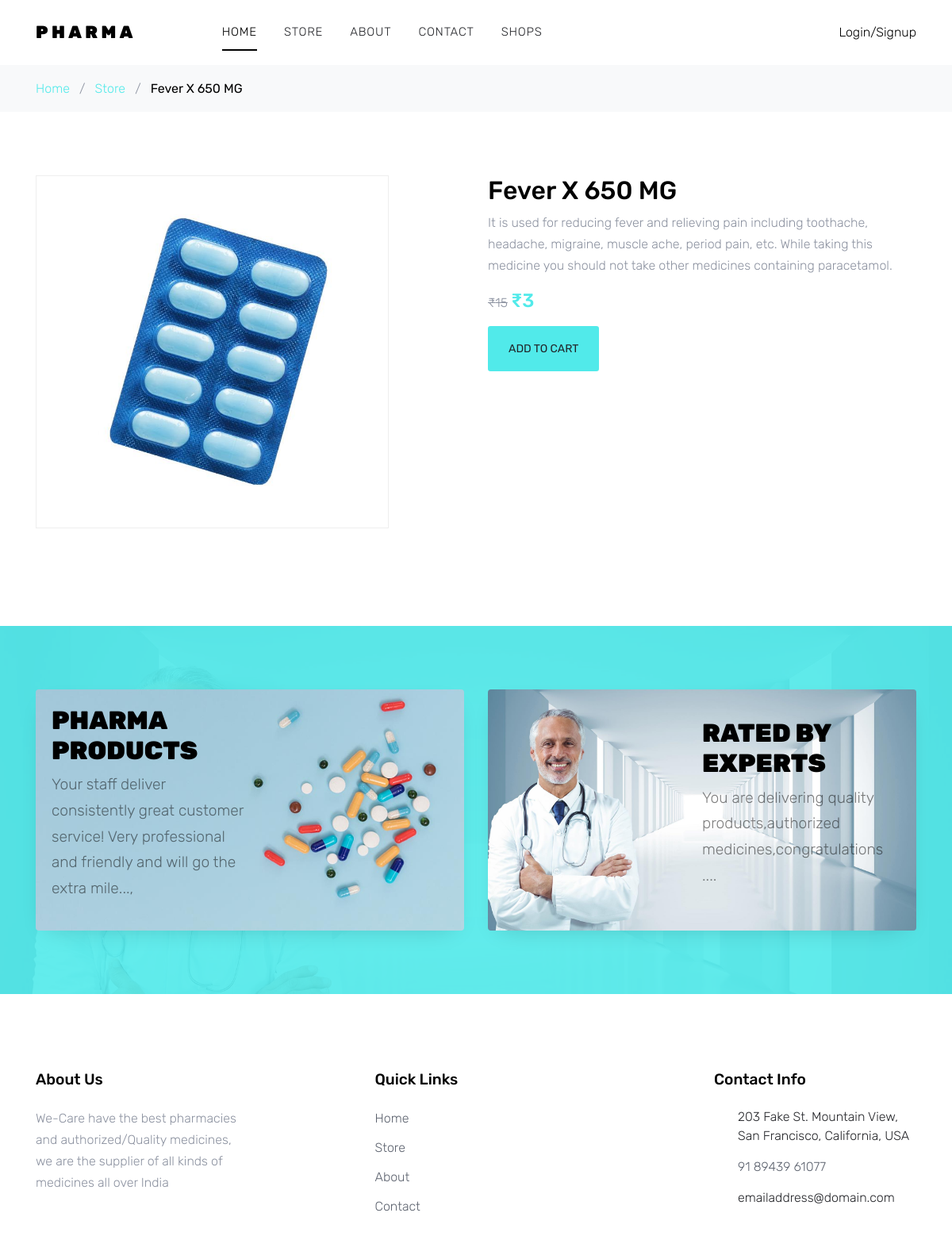
The app's page /single/1 with its own data.
### app1/models.py (models this page shows, shortened)
class products(models.Model):
    categorychoices = (
        ('a','Diabetescare'),
        ('b','Healthcare'),
        ('c','Painrelief'),
        ('d','Ayurveda'),
        ('e','Homeopathy'),
        ('f','Dermacare'),
        ('g','Oralcare'),
        ('h','Babycare'),
        ('i','Vitamins'),
        ('j','Sports'),
        ('k','Family'),
        ('l','Supports'),
    )
    my_shop=models.ForeignKey(shopsignup,on_delete=models.CASCADE,default=None)
    name = models.CharField(max_length=500)
    price = models.IntegerField()
    description = models.CharField(max_length=1000)
    features = models.CharField(max_length=1000)
    discount = models.IntegerField()
    stck=models.IntegerField(default=1)
    category = models.CharField(max_length=100,default='a',choices=categorychoices)
    image = models.ImageField(upload_to='images/product')

### app1/views.py (the view)
# urls.py: path('single/<wal>',views.single,name="single"),
def single(r6,wal):
    if 'id' in r6.session:
        se = r6.session.get('id')
        val = se[0]
        usr = usersignup.objects.get(id = val)
        c = mycart.objects.filter(usr=val).all()
        g=[]
        for i in c:
            g.append(i.products)
        cnt = c.count()
        l=products.objects.filter(id=wal).first()
        return render(r6,'shop-single.html',{'l':l,'cnt':cnt,"usr":usr,'c':c,'g':g})
    else:
        l=products.objects.filter(id=wal).first()
        return render(r6,'shop-single.html',{'l':l})

### template/shop-single.html (shortened to what this page needs)
{% extends 'base.html' %}
{% block content %}
{%load static%}
    <div class="bg-light py-3">
      <div class="container">
        <div class="row">
          <div class="col-md-12 mb-0"><a href="{% url 'index'%}">Home</a> <span class="mx-2 mb-0">/</span> <a
              href="{% url 'shop'%}">Store</a> <span class="mx-2 mb-0">/</span> <strong class="text-black">{{l.name}}</strong></div>
        </div>
      </div>
    </div>
    <div class="site-section">
      <div class="container">
        <div class="row">
          <div class="col-md-5 mr-auto">
            <div class="border text-center">
              <img src="{{l.image.url}}" alt="Image" class="img-fluid p-5">
            </div>
          </div>
          <div class="col-md-6">
            <h2 class="text-black">{{l.name}}</h2>
            <p>{{l.description}}</p>
            <p><del>₹{{l.price}}</del>  <strong class="text-primary h4">₹{{l.discount}}</strong></p>
            <p>
              {% if l in g %}
              <a class="cart" href="{% url 'cartt'%}" style="background-color: #51eaea; color: black; padding: 10px;">Go  To Cart</a>
            {% else %}
            <form action="addcart/{{l.id}}" method="post">
             <input type="submit" value="Add to cart" class="buy-now btn btn-sm height-auto px-4 py-3 btn-primary">
            </form>
            {% endif %}
          </p>
              </div>
            </div>
          </div>
        </div>
      </div>
 {% endblock %}

### static/css/style.css (style rules this page uses)
body { line-height: 1.7; color: #8c92a0; font-weight: 300; font-size: 16px; }
a { -webkit-transition: .3s all ease; -o-transition: .3s all ease; transition: .3s all ease; }
.text-black { color: #000; }
.btn { -webkit-transition: .3s all ease-in-out; -o-transition: .3s all ease-in-out; transition: .3s all ease-in-out; text-transform: uppercase; border-width: 2px; }
.site-section { padding: 2.5em 0; }
@media (min-width: 768px) { .site-section { padding: 5em 0; } }
.height-auto { height: auto !important; }
.border { border: 1px solid #eee !important; }

### records on screen
products: name "Fever X 650 MG", image (picture), description "It is used for reducing fever and relieving pain including toothache, headache, migraine, muscle ache, period pain, etc. While taking this medicine you should not take other medicines containing paracetamol.", price "15", discount "3"
